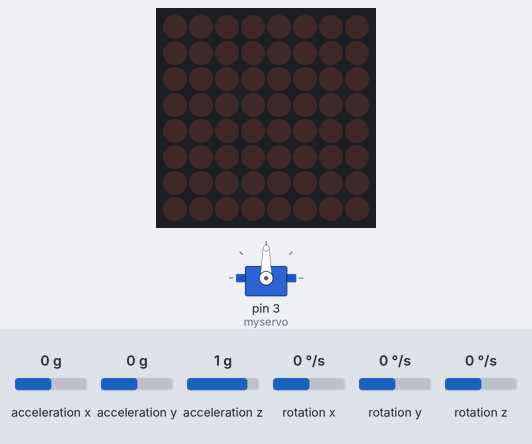
Recording of a sketch running on a simulated Arduino Uno, built with avr-gcc and run on an emulated ATmega328P. Parts: servo, 8×8 LED matrix. The test bench sets the inputs (shaded band); at power-on: acceleration x 0 g, acceleration y 0 g, acceleration z 1 g, rotation x 0 °/s, rotation y 0 °/s, rotation z 0 °/s.

Above: at 4.2 s.
4.3 s: acceleration x set to -1.4 g
At 4.9 s:
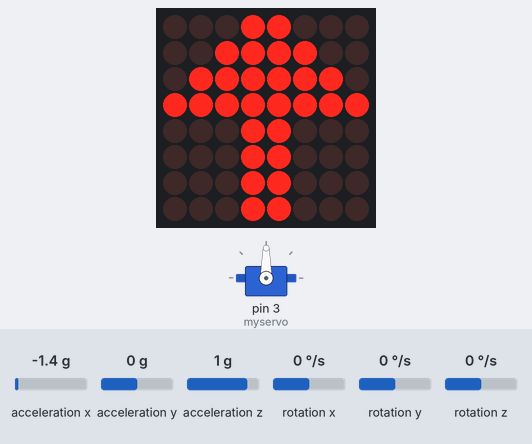
5.8 s: acceleration x set to 0.8 g
At 6.6 s:
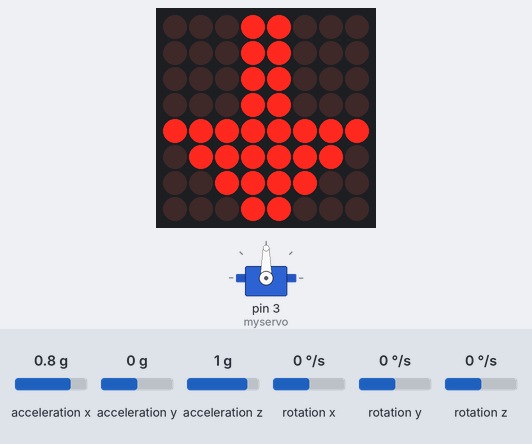
7.3 s: acceleration y set to -1.4 g
At 7.8 s:
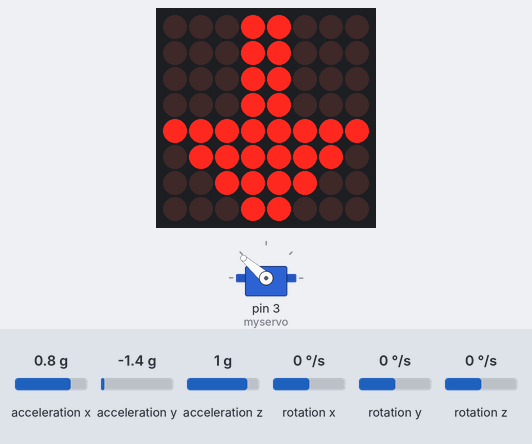
8.8 s: acceleration z set to -0.8 g
At 9.5 s:
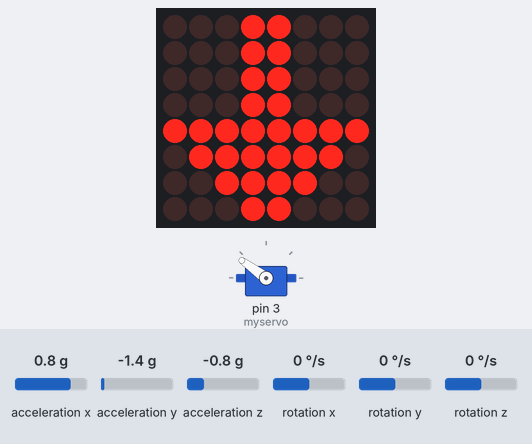
10.3 s: acceleration y set to 0.8 g
At 11.5 s:
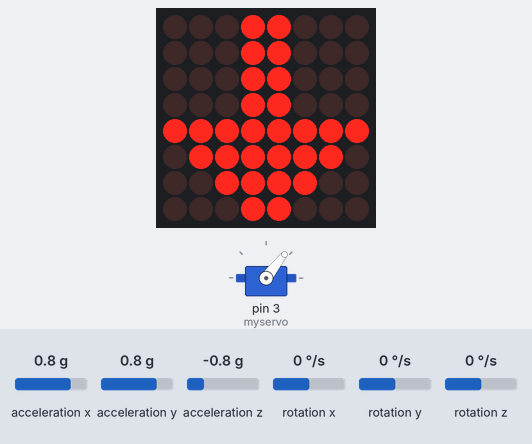
11.8 s: acceleration z set to -1.4 g
At 12.4 s:
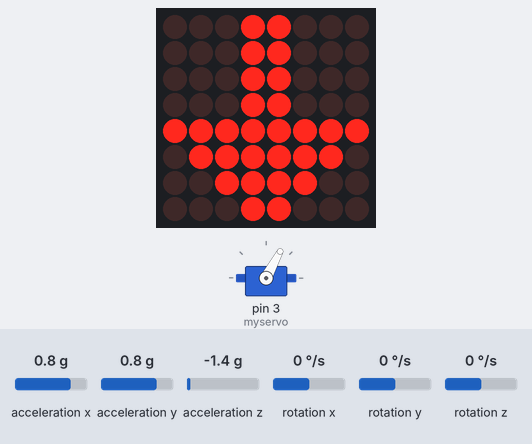
Timing chart, 0 to 14.3 s (numbered marks = the images above; inputs shaded):
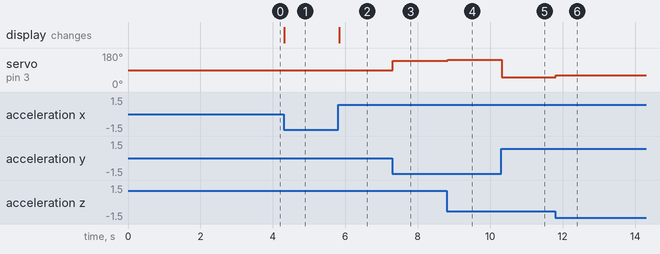

Measured:
- after the input at 4.3 s, the display: changes at once (image 1)
- after the input at 5.8 s, the display: changes at once (image 2)
- after the input at 7.3 s, servo on pin 3 (myservo): 90° → 139° at once
- after the input at 8.8 s, servo on pin 3 (myservo): 139° → 144° at once
- after the input at 10.3 s, servo on pin 3 (myservo): 144° → 52° at once
- after the input at 11.8 s, servo on pin 3 (myservo): 52° → 62° at once

The sketch:

Projet5_control_flesh.ino
```cpp
#include<LedControl.h>
#include<Wire.h>
#include<MPU6050_tockn.h>
#include<Servo.h>
#define DATA 11
#define CLOCK 12
#define CS 10
LedControl lc = LedControl(DATA,CLOCK,CS,1);
MPU6050 mpu6050(Wire);
Servo myservo;

const byte leftarrow[8] ={
  B00010000,
  B00110000,
  B01110000,
  B11111111,
  B11111111,
  B01110000,
  B00110000,
  B00010000
};
const byte rightarrow[8] ={
  B00001000,
  B00001100,
  B00001110,
  B11111111,
  B11111111,
  B00001110,
  B00001100,
  B00001000
};
void setup() {
  Serial.begin(9600);
  Wire.begin();
  mpu6050.begin();
  mpu6050.calcGyroOffsets(true);
  lc.shutdown(0,false);
  lc.setIntensity(0,8);
  lc.clearDisplay(0);
  myservo.attach(3);

}

void loop() {
  mpu6050.update();
  float angleY = mpu6050.getAngleY();
  if (angleY > 10) {
    drawarrow(leftarrow);
  }
  else if (angleY < -10) {
    drawarrow(rightarrow);
  }
mpu6050.update();
int angleX = mpu6050.getAngleX();
angleX= map(angleX , 85 , -85 , 0 ,180);
myservo.write(angleX);
delay(10);

}


void drawarrow(byte array[8]){
  for(int i=0 ; i<8 ; i++){
    lc.setColumn(0,i,array[i]);
  }
}
```
